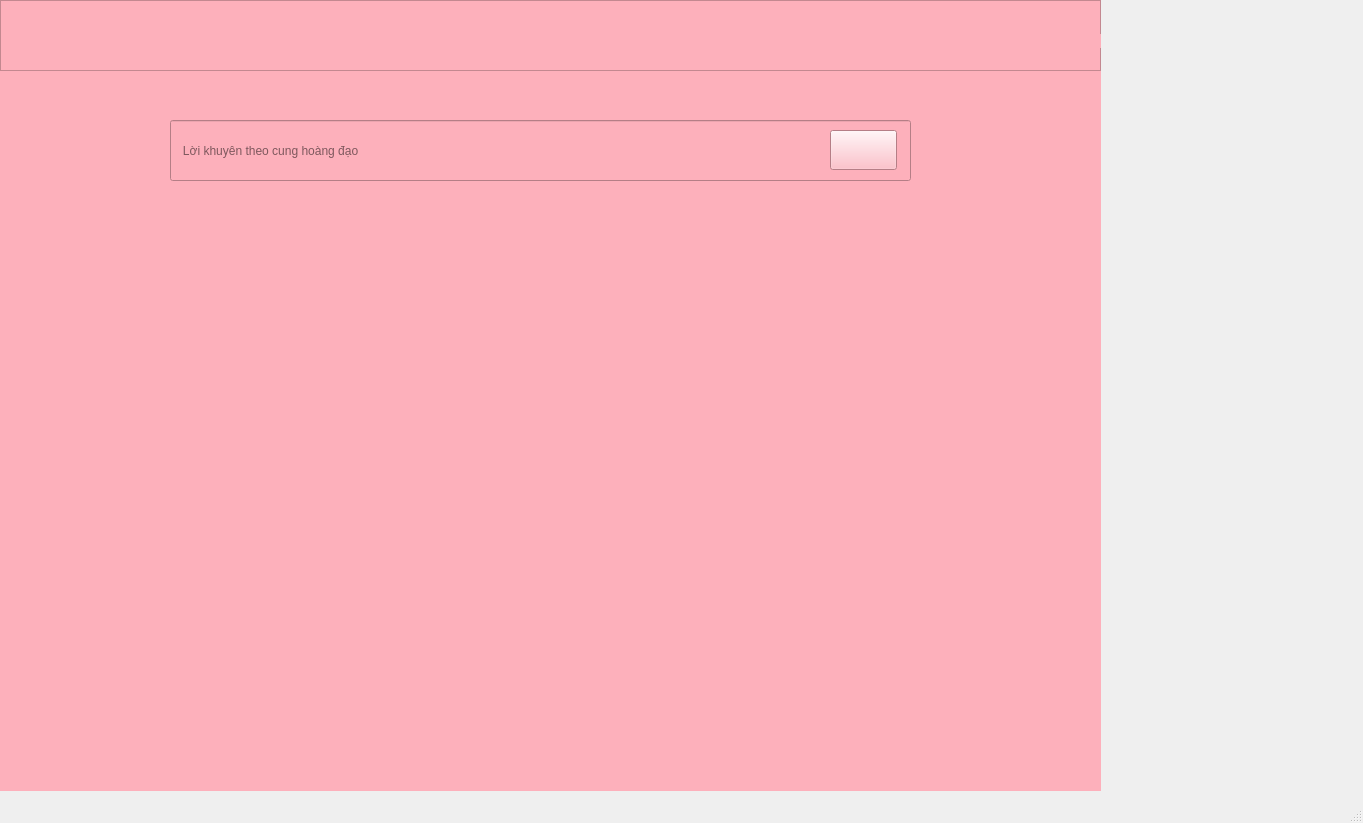
<?xml version="1.0" encoding="UTF-8"?>
<ui version="4.0">
 <class>MainWindow</class>
 <widget class="QMainWindow" name="MainWindow">
  <property name="geometry">
   <rect>
    <x>0</x>
    <y>0</y>
    <width>1363</width>
    <height>823</height>
   </rect>
  </property>
  <property name="windowTitle">
   <string>MainWindow</string>
  </property>
  <widget class="QWidget" name="centralwidget">
   <widget class="QStackedWidget" name="stackedWidget">
    <property name="geometry">
     <rect>
      <x>0</x>
      <y>-60</y>
      <width>1101</width>
      <height>851</height>
     </rect>
    </property>
    <property name="styleSheet">
     <string notr="true">background-color: rgba(253, 176, 187);</string>
    </property>
    <property name="currentIndex">
     <number>3</number>
    </property>
    <widget class="QWidget" name="page_home">
     <widget class="QPushButton" name="btnclu">
      <property name="geometry">
       <rect>
        <x>510</x>
        <y>780</y>
        <width>113</width>
        <height>32</height>
       </rect>
      </property>
      <property name="styleSheet">
       <string notr="true">

QPushButton {
    background-color: rgb(255, 153, 172);
    color: rgb(255, 245, 235);
    border-radius: 15px;
    padding: 5px;
}

QPushButton:pressed {
    background-color: rgb(240, 140, 160);
    border-style: inset;
}</string>
      </property>
      <property name="text">
       <string>Kết quả</string>
      </property>
     </widget>
     <widget class="QLabel" name="label_5">
      <property name="geometry">
       <rect>
        <x>0</x>
        <y>130</y>
        <width>1101</width>
        <height>721</height>
       </rect>
      </property>
      <property name="text">
       <string/>
      </property>
      <property name="pixmap">
       <pixmap>../image/taoanhdep_mo_rong_anh_21109 lớn.png</pixmap>
      </property>
      <property name="scaledContents">
       <bool>true</bool>
      </property>
     </widget>
     <widget class="QLineEdit" name="txtnameNam">
      <property name="geometry">
       <rect>
        <x>40</x>
        <y>330</y>
        <width>331</width>
        <height>51</height>
       </rect>
      </property>
      <property name="styleSheet">
       <string notr="true">background-color:rgba(255, 255, 255, 0.7);
border-radius: 15px;
color:rgb(0, 0, 0);
border: rgba(201, 173, 167);
QLineEdit {
    color: gray;  /* Màu chữ khi nhập */
}
</string>
      </property>
      <property name="placeholderText">
       <string>  Tên bạn nam là</string>
      </property>
     </widget>
     <widget class="QLineEdit" name="txtnameWomen">
      <property name="geometry">
       <rect>
        <x>740</x>
        <y>330</y>
        <width>331</width>
        <height>51</height>
       </rect>
      </property>
      <property name="styleSheet">
       <string notr="true">
background-color:rgba(254, 184, 192, 0.7);
border-radius: 15px;
color:rgb(0, 0, 0);
border: rgba(201, 173, 167);
QLineEdit {
    color: gray;  /* Màu chữ khi nhập */
}
</string>
      </property>
      <property name="placeholderText">
       <string> Tên bạn nữ là</string>
      </property>
     </widget>
     <widget class="QFrame" name="frame">
      <property name="geometry">
       <rect>
        <x>0</x>
        <y>49</y>
        <width>1101</width>
        <height>81</height>
       </rect>
      </property>
      <property name="styleSheet">
       <string notr="true">background-color: rgb(253, 176, 187);</string>
      </property>
      <property name="frameShape">
       <enum>QFrame::StyledPanel</enum>
      </property>
      <property name="frameShadow">
       <enum>QFrame::Raised</enum>
      </property>
     </widget>
     <widget class="QWidget" name="widget" native="true">
      <property name="geometry">
       <rect>
        <x>30</x>
        <y>220</y>
        <width>351</width>
        <height>551</height>
       </rect>
      </property>
      <property name="styleSheet">
       <string notr="true">background-color: rgba(255, 245, 245, 200);
border-radius:40px;
box-shadow: 0px -3px 5px #a6a6a6;
</string>
      </property>
      <widget class="QLabel" name="label">
       <property name="geometry">
        <rect>
         <x>40</x>
         <y>10</y>
         <width>261</width>
         <height>61</height>
        </rect>
       </property>
       <property name="styleSheet">
        <string notr="true">background-color: none</string>
       </property>
       <property name="text">
        <string>&lt;html&gt;&lt;head/&gt;&lt;body&gt;&lt;p align=&quot;center&quot;&gt;&lt;span style=&quot; font-size:24pt; font-weight:600;&quot;&gt;Thông tin bạn nam&lt;/span&gt;&lt;/p&gt;&lt;/body&gt;&lt;/html&gt;</string>
       </property>
      </widget>
      <widget class="QLabel" name="label_6">
       <property name="geometry">
        <rect>
         <x>20</x>
         <y>80</y>
         <width>101</width>
         <height>21</height>
        </rect>
       </property>
       <property name="styleSheet">
        <string notr="true">background-color: none;</string>
       </property>
       <property name="text">
        <string>Tên bạn nam</string>
       </property>
      </widget>
      <widget class="QLabel" name="label_7">
       <property name="geometry">
        <rect>
         <x>20</x>
         <y>170</y>
         <width>151</width>
         <height>21</height>
        </rect>
       </property>
       <property name="styleSheet">
        <string notr="true">background-color: none;</string>
       </property>
       <property name="text">
        <string>Cung hoàng đạo nam</string>
       </property>
      </widget>
      <widget class="QLineEdit" name="txttuoiNam">
       <property name="geometry">
        <rect>
         <x>10</x>
         <y>290</y>
         <width>331</width>
         <height>51</height>
        </rect>
       </property>
       <property name="styleSheet">
        <string notr="true">background-color:rgba(255, 255, 255, 0.7);
border-radius: 15px;
color:rgb(0, 0, 0);
border: rgba(201, 173, 167);
QLineEdit {
    color: gray;  /* Màu chữ khi nhập */
}
</string>
       </property>
       <property name="placeholderText">
        <string>    Số tuổi của nam</string>
       </property>
      </widget>
      <widget class="QLabel" name="label_8">
       <property name="geometry">
        <rect>
         <x>20</x>
         <y>260</y>
         <width>151</width>
         <height>21</height>
        </rect>
       </property>
       <property name="styleSheet">
        <string notr="true">background-color: none;</string>
       </property>
       <property name="text">
        <string>Tuổi nam</string>
       </property>
      </widget>
      <widget class="QLabel" name="label_9">
       <property name="geometry">
        <rect>
         <x>20</x>
         <y>350</y>
         <width>151</width>
         <height>21</height>
        </rect>
       </property>
       <property name="styleSheet">
        <string notr="true">background-color: none;</string>
       </property>
       <property name="text">
        <string>Tôn giáo</string>
       </property>
      </widget>
      <widget class="QLineEdit" name="txtnamsinhNam">
       <property name="geometry">
        <rect>
         <x>10</x>
         <y>470</y>
         <width>331</width>
         <height>51</height>
        </rect>
       </property>
       <property name="styleSheet">
        <string notr="true">background-color:rgba(255, 255, 255, 0.7);
border-radius: 15px;
color:rgb(0, 0, 0);
border: rgba(201, 173, 167);
QLineEdit {
    color: gray;  /* Màu chữ khi nhập */
}
</string>
       </property>
       <property name="placeholderText">
        <string> Năm sinh nam</string>
       </property>
      </widget>
      <widget class="QLabel" name="label_15">
       <property name="geometry">
        <rect>
         <x>20</x>
         <y>440</y>
         <width>151</width>
         <height>21</height>
        </rect>
       </property>
       <property name="styleSheet">
        <string notr="true">background-color: none;</string>
       </property>
       <property name="text">
        <string>Năm sinh</string>
       </property>
      </widget>
      <widget class="QComboBox" name="cboCungNam">
       <property name="geometry">
        <rect>
         <x>10</x>
         <y>200</y>
         <width>331</width>
         <height>51</height>
        </rect>
       </property>
       <property name="styleSheet">
        <string notr="true">background-color:rgba(255, 255, 255, 0.7);
border-radius: 15px;
color:rgb(0, 0, 0);
border: rgba(201, 173, 167);
QLineEdit {
    color: gray;  /* Màu chữ khi nhập */
}</string>
       </property>
      </widget>
      <widget class="QComboBox" name="cbotongiaoNam">
       <property name="geometry">
        <rect>
         <x>10</x>
         <y>380</y>
         <width>331</width>
         <height>51</height>
        </rect>
       </property>
       <property name="styleSheet">
        <string notr="true">background-color:rgba(255, 255, 255, 0.7);
border-radius: 15px;
color:rgb(0, 0, 0);
border: rgba(201, 173, 167);
QLineEdit {
    color: gray;  /* Màu chữ khi nhập */
}
</string>
       </property>
      </widget>
     </widget>
     <widget class="QWidget" name="widget_2" native="true">
      <property name="geometry">
       <rect>
        <x>730</x>
        <y>220</y>
        <width>351</width>
        <height>551</height>
       </rect>
      </property>
      <property name="styleSheet">
       <string notr="true">background-color: rgba(253, 176, 187, 200);
border-radius:40px;</string>
      </property>
      <widget class="QLabel" name="label_10">
       <property name="geometry">
        <rect>
         <x>50</x>
         <y>10</y>
         <width>261</width>
         <height>61</height>
        </rect>
       </property>
       <property name="styleSheet">
        <string notr="true">background-color: none</string>
       </property>
       <property name="text">
        <string>&lt;html&gt;&lt;head/&gt;&lt;body&gt;&lt;p align=&quot;center&quot;&gt;&lt;span style=&quot; font-size:24pt; font-weight:600;&quot;&gt;Thông tin bạn nữ&lt;/span&gt;&lt;/p&gt;&lt;/body&gt;&lt;/html&gt;</string>
       </property>
      </widget>
      <widget class="QLabel" name="label_11">
       <property name="geometry">
        <rect>
         <x>20</x>
         <y>80</y>
         <width>101</width>
         <height>21</height>
        </rect>
       </property>
       <property name="styleSheet">
        <string notr="true">background-color: none;</string>
       </property>
       <property name="text">
        <string>Tên bạn nữ</string>
       </property>
      </widget>
      <widget class="QLabel" name="label_12">
       <property name="geometry">
        <rect>
         <x>20</x>
         <y>170</y>
         <width>151</width>
         <height>21</height>
        </rect>
       </property>
       <property name="styleSheet">
        <string notr="true">background-color: none;</string>
       </property>
       <property name="text">
        <string>Cung hoàng đạo nữ</string>
       </property>
      </widget>
      <widget class="QLabel" name="label_13">
       <property name="geometry">
        <rect>
         <x>20</x>
         <y>260</y>
         <width>151</width>
         <height>21</height>
        </rect>
       </property>
       <property name="styleSheet">
        <string notr="true">background-color: none;</string>
       </property>
       <property name="text">
        <string>Tuổi nữ</string>
       </property>
      </widget>
      <widget class="QComboBox" name="cboCungNu">
       <property name="geometry">
        <rect>
         <x>10</x>
         <y>200</y>
         <width>331</width>
         <height>51</height>
        </rect>
       </property>
       <property name="styleSheet">
        <string notr="true">
background-color:rgba(254, 184, 192, 0.7);
border-radius: 15px;
color:rgb(0, 0, 0);
border: rgba(201, 173, 167);
QLineEdit {
    color: gray;  /* Màu chữ khi nhập */
}
</string>
       </property>
      </widget>
      <widget class="QComboBox" name="cbotongiaoNu">
       <property name="geometry">
        <rect>
         <x>10</x>
         <y>380</y>
         <width>331</width>
         <height>51</height>
        </rect>
       </property>
       <property name="styleSheet">
        <string notr="true">
background-color:rgba(254, 184, 192, 0.7);
border-radius: 15px;
color:rgb(0, 0, 0);
border: rgba(201, 173, 167);
QLineEdit {
    color: gray;  /* Màu chữ khi nhập */
}
</string>
       </property>
      </widget>
     </widget>
     <widget class="QLineEdit" name="txttuoiWomen">
      <property name="geometry">
       <rect>
        <x>740</x>
        <y>510</y>
        <width>331</width>
        <height>51</height>
       </rect>
      </property>
      <property name="styleSheet">
       <string notr="true">
background-color:rgba(254, 184, 192, 0.7);
border-radius: 15px;
color:rgb(0, 0, 0);
border: rgba(201, 173, 167);
QLineEdit {
    color: gray;  /* Màu chữ khi nhập */
}
</string>
      </property>
      <property name="placeholderText">
       <string>    Số tuổi của nữ</string>
      </property>
     </widget>
     <widget class="QLabel" name="label_14">
      <property name="geometry">
       <rect>
        <x>740</x>
        <y>570</y>
        <width>151</width>
        <height>21</height>
       </rect>
      </property>
      <property name="styleSheet">
       <string notr="true">background-color: none;</string>
      </property>
      <property name="text">
       <string>Tôn giáo</string>
      </property>
     </widget>
     <widget class="QLineEdit" name="txtnamsinhWomen">
      <property name="geometry">
       <rect>
        <x>740</x>
        <y>690</y>
        <width>331</width>
        <height>51</height>
       </rect>
      </property>
      <property name="styleSheet">
       <string notr="true">
background-color:rgba(254, 184, 192, 0.7);
border-radius: 15px;
color:rgb(0, 0, 0);
border: rgba(201, 173, 167);
QLineEdit {
    color: gray;  /* Màu chữ khi nhập */
}
</string>
      </property>
      <property name="placeholderText">
       <string>Năm sinh nữ</string>
      </property>
     </widget>
     <widget class="QLabel" name="label_16">
      <property name="geometry">
       <rect>
        <x>740</x>
        <y>660</y>
        <width>151</width>
        <height>21</height>
       </rect>
      </property>
      <property name="styleSheet">
       <string notr="true">background-color: none;</string>
      </property>
      <property name="text">
       <string>Năm sinh</string>
      </property>
     </widget>
     <zorder>label_5</zorder>
     <zorder>btnclu</zorder>
     <zorder>frame</zorder>
     <zorder>widget</zorder>
     <zorder>txtnameNam</zorder>
     <zorder>widget_2</zorder>
     <zorder>txtnameWomen</zorder>
     <zorder>txttuoiWomen</zorder>
     <zorder>label_14</zorder>
     <zorder>txtnamsinhWomen</zorder>
     <zorder>label_16</zorder>
    </widget>
    <widget class="QWidget" name="page_SR">
     <widget class="QLineEdit" name="txtSR">
      <property name="geometry">
       <rect>
        <x>180</x>
        <y>180</y>
        <width>741</width>
        <height>61</height>
       </rect>
      </property>
      <property name="styleSheet">
       <string notr="true">
QLineEdit {
background-color:rgba(255, 255, 255, 0.8);
    color: rgb(0, 0, 0);
    border-radius: 15px;
    padding: 5px;
}

QLineEdit:pressed {
	background-color:rgba(255, 255, 257, 0.7);
    border-style: inset;
}</string>
      </property>
      <property name="placeholderText">
       <string>   Tìm kiếm mọi thứ</string>
      </property>
     </widget>
     <widget class="QPushButton" name="btnSRR">
      <property name="geometry">
       <rect>
        <x>840</x>
        <y>190</y>
        <width>67</width>
        <height>40</height>
       </rect>
      </property>
      <property name="styleSheet">
       <string notr="true">QPushButton {
	background-color:rgba(255, 255, 255, 1);
    color: rgb(255, 245, 235);
    border-radius: 15px;
    padding: 5px;
}

QPushButton:hover {
	background-color:rgba(200, 200, 200, 1);
    color: rgb(255, 245, 235);
    border-radius: 20px;
    padding: 5px;
}

QPushButton:pressed {
	background-color:rgba(255, 255, 255, 0.7);
    border-style: inset;
}</string>
      </property>
      <property name="text">
       <string/>
      </property>
      <property name="icon">
       <iconset>
        <normaloff>../image/search_24dp_000000_FILL0_wght400_GRAD0_opsz24.png</normaloff>../image/search_24dp_000000_FILL0_wght400_GRAD0_opsz24.png</iconset>
      </property>
      <property name="iconSize">
       <size>
        <width>40</width>
        <height>40</height>
       </size>
      </property>
     </widget>
     <widget class="QFrame" name="frame_2">
      <property name="geometry">
       <rect>
        <x>0</x>
        <y>50</y>
        <width>1231</width>
        <height>80</height>
       </rect>
      </property>
      <property name="styleSheet">
       <string notr="true">background-color: rgb(253, 176, 187);</string>
      </property>
      <property name="frameShape">
       <enum>QFrame::StyledPanel</enum>
      </property>
      <property name="frameShadow">
       <enum>QFrame::Raised</enum>
      </property>
     </widget>
     <widget class="QLabel" name="label_17">
      <property name="geometry">
       <rect>
        <x>0</x>
        <y>130</y>
        <width>1101</width>
        <height>721</height>
       </rect>
      </property>
      <property name="text">
       <string/>
      </property>
      <property name="pixmap">
       <pixmap>../image/taoanhdep_mo_rong_anh_21109 lớn.png</pixmap>
      </property>
      <property name="scaledContents">
       <bool>true</bool>
      </property>
     </widget>
     <zorder>label_17</zorder>
     <zorder>txtSR</zorder>
     <zorder>btnSRR</zorder>
     <zorder>frame_2</zorder>
    </widget>
    <widget class="QWidget" name="page_movie">
     <widget class="QFrame" name="frame_3">
      <property name="geometry">
       <rect>
        <x>-40</x>
        <y>60</y>
        <width>1231</width>
        <height>71</height>
       </rect>
      </property>
      <property name="styleSheet">
       <string notr="true">background-color: rgb(253, 176, 187);</string>
      </property>
      <property name="frameShape">
       <enum>QFrame::StyledPanel</enum>
      </property>
      <property name="frameShadow">
       <enum>QFrame::Raised</enum>
      </property>
     </widget>
     <widget class="QLineEdit" name="txtSR_2">
      <property name="geometry">
       <rect>
        <x>140</x>
        <y>190</y>
        <width>741</width>
        <height>61</height>
       </rect>
      </property>
      <property name="styleSheet">
       <string notr="true">background-color:rgba(255, 255, 255, 0.7);
border-radius: 15px;
color:rgb(0, 0, 0);
border: rgba(201, 173, 167);
QLineEdit {
    color: gray;  /* Màu chữ khi nhập */
}
</string>
      </property>
      <property name="placeholderText">
       <string>Lời khuyên từ thuật toán</string>
      </property>
     </widget>
     <widget class="QPushButton" name="btnSRR_3">
      <property name="geometry">
       <rect>
        <x>800</x>
        <y>200</y>
        <width>67</width>
        <height>40</height>
       </rect>
      </property>
      <property name="styleSheet">
       <string notr="true">background-color:rgba(255, 255, 255, 0.7);
border-radius: 15px;
color:rgb(0, 0, 0);
border: rgba(201, 173, 167);
QLineEdit {
    color: gray;  /* Màu chữ khi nhập */
}</string>
      </property>
      <property name="text">
       <string/>
      </property>
      <property name="icon">
       <iconset>
        <normaloff>../image/search_24dp_000000_FILL0_wght400_GRAD0_opsz24.png</normaloff>../image/search_24dp_000000_FILL0_wght400_GRAD0_opsz24.png</iconset>
      </property>
      <property name="iconSize">
       <size>
        <width>40</width>
        <height>40</height>
       </size>
      </property>
     </widget>
     <widget class="QLabel" name="label_18">
      <property name="geometry">
       <rect>
        <x>0</x>
        <y>130</y>
        <width>1101</width>
        <height>721</height>
       </rect>
      </property>
      <property name="styleSheet">
       <string notr="true"/>
      </property>
      <property name="text">
       <string/>
      </property>
      <property name="pixmap">
       <pixmap>../image/taoanhdep_mo_rong_anh_21109 lớn.png</pixmap>
      </property>
      <property name="scaledContents">
       <bool>true</bool>
      </property>
     </widget>
     <zorder>label_18</zorder>
     <zorder>frame_3</zorder>
     <zorder>txtSR_2</zorder>
     <zorder>btnSRR_3</zorder>
    </widget>
    <widget class="QWidget" name="page_thongbao">
     <widget class="QLineEdit" name="txtSR_5">
      <property name="geometry">
       <rect>
        <x>170</x>
        <y>180</y>
        <width>741</width>
        <height>61</height>
       </rect>
      </property>
      <property name="styleSheet">
       <string notr="true">background-color:rgba(255, 255, 255, 0.7);
border-radius: 15px;
color:rgb(0, 0, 0);
border: rgba(201, 173, 167);
QLineEdit {
    color: gray;  /* Màu chữ khi nhập */
}
</string>
      </property>
      <property name="placeholderText">
       <string>   Lời khuyên theo cung hoàng đạo</string>
      </property>
     </widget>
     <widget class="QPushButton" name="btnSRR_7">
      <property name="geometry">
       <rect>
        <x>830</x>
        <y>190</y>
        <width>67</width>
        <height>40</height>
       </rect>
      </property>
      <property name="styleSheet">
       <string notr="true">background-color:rgba(255, 255, 255, 0.7);
border-radius: 15px;
color:rgb(0, 0, 0);
border: rgba(201, 173, 167);
QLineEdit {
    color: gray;  /* Màu chữ khi nhập */
}</string>
      </property>
      <property name="text">
       <string/>
      </property>
      <property name="icon">
       <iconset>
        <normaloff>../image/search_24dp_000000_FILL0_wght400_GRAD0_opsz24.png</normaloff>../image/search_24dp_000000_FILL0_wght400_GRAD0_opsz24.png</iconset>
      </property>
      <property name="iconSize">
       <size>
        <width>40</width>
        <height>40</height>
       </size>
      </property>
     </widget>
     <widget class="QLabel" name="label_19">
      <property name="geometry">
       <rect>
        <x>0</x>
        <y>130</y>
        <width>1101</width>
        <height>721</height>
       </rect>
      </property>
      <property name="text">
       <string/>
      </property>
      <property name="pixmap">
       <pixmap>../image/taoanhdep_mo_rong_anh_21109 lớn.png</pixmap>
      </property>
      <property name="scaledContents">
       <bool>true</bool>
      </property>
     </widget>
     <widget class="QFrame" name="frame_4">
      <property name="geometry">
       <rect>
        <x>0</x>
        <y>60</y>
        <width>1101</width>
        <height>71</height>
       </rect>
      </property>
      <property name="styleSheet">
       <string notr="true">background-color: rgb(253, 176, 187);</string>
      </property>
      <property name="frameShape">
       <enum>QFrame::StyledPanel</enum>
      </property>
      <property name="frameShadow">
       <enum>QFrame::Raised</enum>
      </property>
     </widget>
     <zorder>label_19</zorder>
     <zorder>txtSR_5</zorder>
     <zorder>btnSRR_7</zorder>
     <zorder>frame_4</zorder>
    </widget>
   </widget>
   <widget class="QWidget" name="horizontalLayoutWidget">
    <property name="geometry">
     <rect>
      <x>-20</x>
      <y>-10</y>
      <width>1121</width>
      <height>81</height>
     </rect>
    </property>
    <layout class="QHBoxLayout" name="horizontalLayout" stretch="10,10,10,0,0,20">
     <property name="spacing">
      <number>134</number>
     </property>
     <property name="topMargin">
      <number>21</number>
     </property>
     <item>
      <widget class="QPushButton" name="btnNavHome">
       <property name="styleSheet">
        <string notr="true">border:none</string>
       </property>
       <property name="text">
        <string/>
       </property>
       <property name="icon">
        <iconset>
         <normaloff>../image/home_24dp_000000_FILL0_wght400_GRAD0_opsz24.png</normaloff>../image/home_24dp_000000_FILL0_wght400_GRAD0_opsz24.png</iconset>
       </property>
       <property name="iconSize">
        <size>
         <width>40</width>
         <height>40</height>
        </size>
       </property>
      </widget>
     </item>
     <item>
      <widget class="QPushButton" name="btnNavSr">
       <property name="styleSheet">
        <string notr="true">border:none</string>
       </property>
       <property name="text">
        <string/>
       </property>
       <property name="icon">
        <iconset>
         <normaloff>../image/search_24dp_000000_FILL0_wght400_GRAD0_opsz24.png</normaloff>../image/search_24dp_000000_FILL0_wght400_GRAD0_opsz24.png</iconset>
       </property>
       <property name="iconSize">
        <size>
         <width>40</width>
         <height>40</height>
        </size>
       </property>
      </widget>
     </item>
     <item>
      <widget class="QPushButton" name="btnNavNotify">
       <property name="styleSheet">
        <string notr="true">border:none</string>
       </property>
       <property name="text">
        <string/>
       </property>
       <property name="icon">
        <iconset>
         <normaloff>../image/notifications_24dp_000000_FILL0_wght400_GRAD0_opsz24.png</normaloff>../image/notifications_24dp_000000_FILL0_wght400_GRAD0_opsz24.png</iconset>
       </property>
       <property name="iconSize">
        <size>
         <width>40</width>
         <height>40</height>
        </size>
       </property>
      </widget>
     </item>
     <item>
      <widget class="QPushButton" name="btnNavMovie">
       <property name="styleSheet">
        <string notr="true">border:none</string>
       </property>
       <property name="text">
        <string/>
       </property>
       <property name="icon">
        <iconset>
         <normaloff>../image/movie_24dp_000000_FILL0_wght400_GRAD0_opsz24.png</normaloff>../image/movie_24dp_000000_FILL0_wght400_GRAD0_opsz24.png</iconset>
       </property>
       <property name="iconSize">
        <size>
         <width>40</width>
         <height>40</height>
        </size>
       </property>
      </widget>
     </item>
     <item>
      <spacer name="horizontalSpacer">
       <property name="orientation">
        <enum>Qt::Horizontal</enum>
       </property>
       <property name="sizeHint" stdset="0">
        <size>
         <width>40</width>
         <height>20</height>
        </size>
       </property>
      </spacer>
     </item>
     <item>
      <widget class="QPushButton" name="btnLogout">
       <property name="styleSheet">
        <string notr="true">border:none;
background-color: rgb(253, 176, 187);</string>
       </property>
       <property name="text">
        <string/>
       </property>
       <property name="icon">
        <iconset>
         <normaloff>../image/logout_24dp_000000_FILL0_wght400_GRAD0_opsz24.png</normaloff>../image/logout_24dp_000000_FILL0_wght400_GRAD0_opsz24.png</iconset>
       </property>
       <property name="iconSize">
        <size>
         <width>40</width>
         <height>40</height>
        </size>
       </property>
      </widget>
     </item>
    </layout>
    <zorder>btnNavSr</zorder>
    <zorder>btnNavHome</zorder>
    <zorder>btnNavMovie</zorder>
    <zorder>btnNavNotify</zorder>
    <zorder>horizontalSpacer</zorder>
    <zorder>btnLogout</zorder>
   </widget>
  </widget>
  <widget class="QMenuBar" name="menubar">
   <property name="geometry">
    <rect>
     <x>0</x>
     <y>0</y>
     <width>1363</width>
     <height>24</height>
    </rect>
   </property>
  </widget>
  <widget class="QStatusBar" name="statusbar"/>
 </widget>
 <resources/>
 <connections/>
</ui>
